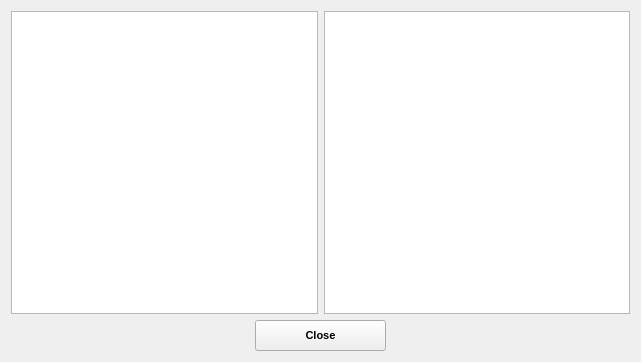
<?xml version="1.0" encoding="UTF-8"?>
<ui version="4.0">
 <class>ManagementActions</class>
 <widget class="QDialog" name="ManagementActions">
  <property name="geometry">
   <rect>
    <x>0</x>
    <y>0</y>
    <width>641</width>
    <height>362</height>
   </rect>
  </property>
  <property name="windowTitle">
   <string>Dialog</string>
  </property>
  <layout class="QGridLayout" name="gridLayout_2">
   <item row="0" column="0">
    <widget class="QListView" name="ManagementTitles_listView">
     <property name="sizePolicy">
      <sizepolicy hsizetype="MinimumExpanding" vsizetype="MinimumExpanding">
       <horstretch>0</horstretch>
       <verstretch>0</verstretch>
      </sizepolicy>
     </property>
     <property name="font">
      <font>
       <pointsize>10</pointsize>
       <weight>75</weight>
       <bold>true</bold>
      </font>
     </property>
     <property name="editTriggers">
      <set>QAbstractItemView::NoEditTriggers</set>
     </property>
    </widget>
   </item>
   <item row="0" column="1">
    <widget class="QListView" name="ManagmentActions_listView">
     <property name="sizePolicy">
      <sizepolicy hsizetype="MinimumExpanding" vsizetype="MinimumExpanding">
       <horstretch>0</horstretch>
       <verstretch>0</verstretch>
      </sizepolicy>
     </property>
     <property name="font">
      <font>
       <pointsize>10</pointsize>
       <weight>75</weight>
       <bold>true</bold>
      </font>
     </property>
     <property name="editTriggers">
      <set>QAbstractItemView::NoEditTriggers</set>
     </property>
    </widget>
   </item>
   <item row="1" column="0" colspan="2" alignment="Qt::AlignHCenter">
    <widget class="QPushButton" name="Close">
     <property name="sizePolicy">
      <sizepolicy hsizetype="Fixed" vsizetype="Fixed">
       <horstretch>0</horstretch>
       <verstretch>0</verstretch>
      </sizepolicy>
     </property>
     <property name="minimumSize">
      <size>
       <width>131</width>
       <height>31</height>
      </size>
     </property>
     <property name="maximumSize">
      <size>
       <width>131</width>
       <height>31</height>
      </size>
     </property>
     <property name="font">
      <font>
       <pointsize>8</pointsize>
       <weight>75</weight>
       <bold>true</bold>
      </font>
     </property>
     <property name="layoutDirection">
      <enum>Qt::LeftToRight</enum>
     </property>
     <property name="text">
      <string>Close</string>
     </property>
     <property name="autoDefault">
      <bool>false</bool>
     </property>
    </widget>
   </item>
  </layout>
 </widget>
 <tabstops>
  <tabstop>ManagementTitles_listView</tabstop>
  <tabstop>ManagmentActions_listView</tabstop>
  <tabstop>Close</tabstop>
 </tabstops>
 <resources/>
 <connections/>
</ui>
